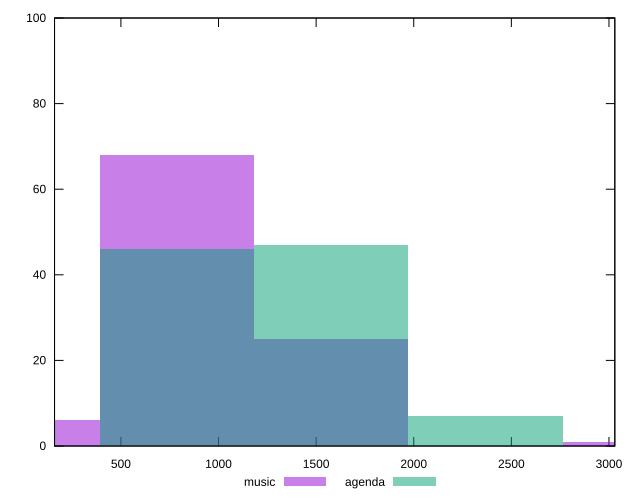

Source code (gnuplot):
reset

$music <<EOF
0 6
789.1652640328682 68
1578.3305280657364 25
3156.661056131473 1
EOF

$agenda <<EOF
789.1652640328682 46
1578.3305280657364 47
2367.4957920986044 7
EOF

set key outside below
set boxwidth 789.1652640328682
set xrange [160:3030]
set yrange [0:100]
set trange [0:100]
set style fill transparent solid 0.5 noborder
set terminal svg size 640, 500 enhanced background rgb 'white'
set output "reports/report_00027_2021-02-24T12-40-31.850Z/uses-http2/comparison/histogram/0_vs_1.svg"

plot $music title "music" with boxes, \
     $agenda title "agenda" with boxes

reset
